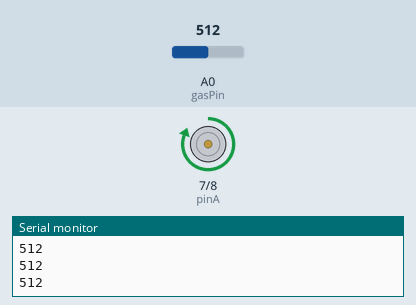
Recording of a sketch running on a simulated Arduino Uno, built with avr-gcc and run on an emulated ATmega328P. On the bench: motor-driver pin pairs drawn as motors (green arrow = first pin HIGH = forward, orange = second pin HIGH = backward, longer = more drive, scaled by the enable pin), the last lines printed to the serial monitor. The test bench sets the inputs (shaded band); at power-on: A0 (gasPin) = 512.

Above: at 1.3 s.
1.4 s: A0 (gasPin) set to 411
2.9 s: A0 (gasPin) set to 388
At 3.3 s:
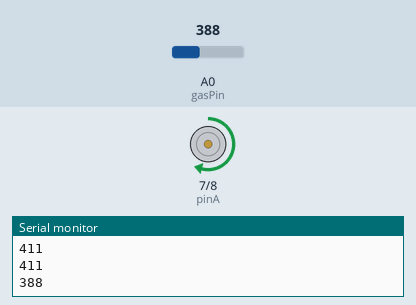
4.5 s: A0 (gasPin) set to 410
At 5.7 s:
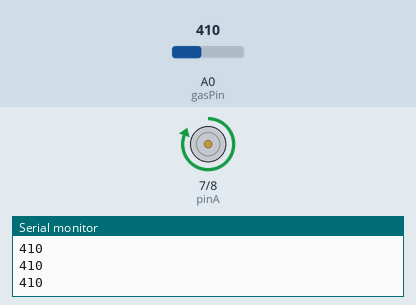
6.0 s: A0 (gasPin) set to 210
At 6.9 s:
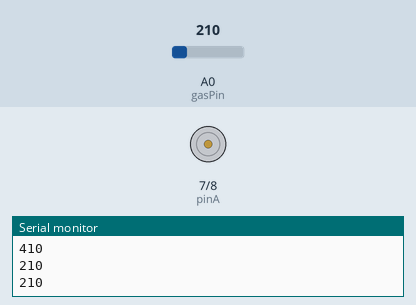
7.5 s: A0 (gasPin) set to 233
At 8.1 s:
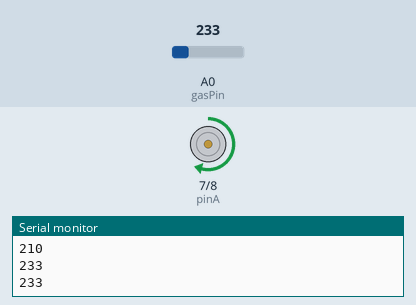
9.0 s: A0 (gasPin) set to 122
At 10.4 s:
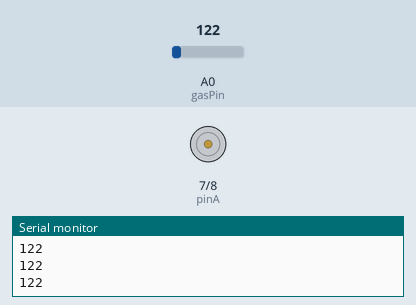
Timing chart, 0 to 11.5 s (numbered marks = the images above; inputs shaded):
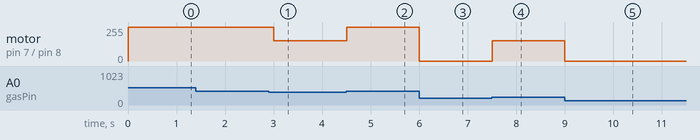

The sketch:

sensorgasdanmotorDC.ino
```cpp
#define pinA 7
#define pinB 8
#define pwm 11

int gasPin = A0;
int nilaiGas = 0;

void setup() {
    Serial.begin(9600);
    pinMode(pinA, OUTPUT);
    pinMode(pinB, OUTPUT);
    pinMode(pwm, OUTPUT);
}

void loop() {
    nilaiGas = analogRead(gasPin);
    Serial.println(nilaiGas);

    if (nilaiGas < 220) {
        digitalWrite(pinA, LOW);
        digitalWrite(pinB, LOW);
        analogWrite(pwm, 0);

    } else if (nilaiGas >= 220 && nilaiGas < 400) {
        digitalWrite(pinA, HIGH);
        digitalWrite(pinB, LOW);
        analogWrite(pwm, 153); // 100 + 2 angka belakang NIM

    } else {
        digitalWrite(pinA, HIGH);
        digitalWrite(pinB, LOW);
        analogWrite(pwm, 255);
    }

    delay(500);
}
```

Measured:
- the behaviour switches between 400 and 399 on A0 (gasPin) (found by bisection; images 0 and 1)
- the behaviour switches between 219 and 220 on A0 (gasPin) (found by bisection; images 3 and 4)
- after the input at 2.9 s, motor on pin 7 (pinA) / pin 8 (pinB): forward 255/255 → forward 153/255 after 0.10 s
- after the input at 4.5 s, motor on pin 7 (pinA) / pin 8 (pinB): forward 153/255 → forward 255/255 at once
- after the input at 6.0 s, motor on pin 7 (pinA) / pin 8 (pinB): forward 255/255 → stopped at once
- after the input at 7.5 s, motor on pin 7 (pinA) / pin 8 (pinB): stopped → forward 153/255 at once
- after the input at 9.0 s, motor on pin 7 (pinA) / pin 8 (pinB): forward 153/255 → stopped at once
